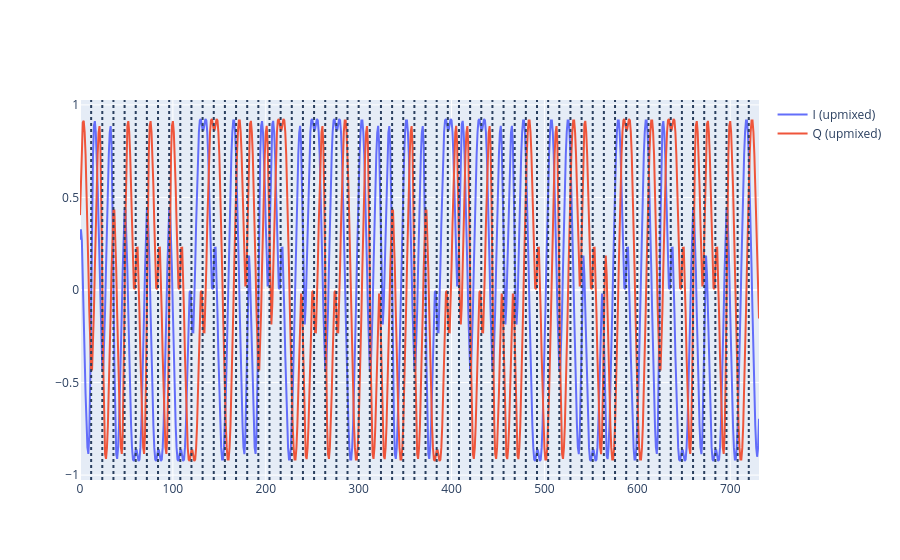

Notebook code cell kept with this figure:
### Code cell
# Pulse shape our mixed waveform to make smoother color transitions
pulse_filter = windows.blackmanharris(FPS // 2)
pulse_filter /= np.trapz(pulse_filter)
shaped = np.convolve(upmixed, pulse_filter, mode="same")

# Plot our finished QPSK signal that has been upmixed and pulse shaped.
fig = go.Figure()

fig.add_scatter(
    x=np.linspace(0, shaped.size, shaped.size, endpoint=False),
    y=shaped.real,
    name="I (upmixed)",
)

fig.add_scatter(
    x=np.linspace(0, shaped.size, shaped.size, endpoint=False),
    y=shaped.imag,
    name="Q (upmixed)",
)

# Add a dotted line between each symbol
for i in range(SAMPLES_PER_SYMBOL, upmixed.size, SAMPLES_PER_SYMBOL):
    fig.add_vline(i, line=go.layout.shape.Line(dash="dot"))

fig.show()

### Figure 1 — Plotly figure (JSON) as saved in the notebook; plotly's stock layout.template omitted (floating-point values rounded to 4 significant figures; data arrays with more than 128 entries replaced by an {"elided": "..."} marker saying what was removed)
{"data": [{"name": "I (upmixed)", "type": "scatter", "x": {"elided": "732 float values"}, "y": {"elided": "732 float values"}}, {"name": "Q (upmixed)", "type": "scatter", "x": {"elided": "732 float values"}, "y": {"elided": "732 float values"}}], "layout": {"shapes": [{"line": {"dash": "dot"}, "type": "line", "x0": 12, "x1": 12, "xref": "x", "y0": 0, "y1": 1, "yref": "y domain"}, {"line": {"dash": "dot"}, "type": "line", "x0": 24, "x1": 24, "xref": "x", "y0": 0, "y1": 1, "yref": "y domain"}, {"line": {"dash": "dot"}, "type": "line", "x0": 36, "x1": 36, "xref": "x", "y0": 0, "y1": 1, "yref": "y domain"}, {"line": {"dash": "dot"}, "type": "line", "x0": 48, "x1": 48, "xref": "x", "y0": 0, "y1": 1, "yref": "y domain"}, {"line": {"dash": "dot"}, "type": "line", "x0": 60, "x1": 60, "xref": "x", "y0": 0, "y1": 1, "yref": "y domain"}, {"line": {"dash": "dot"}, "type": "line", "x0": 72, "x1": 72, "xref": "x", "y0": 0, "y1": 1, "yref": "y domain"}, {"line": {"dash": "dot"}, "type": "line", "x0": 84, "x1": 84, "xref": "x", "y0": 0, "y1": 1, "yref": "y domain"}, {"line": {"dash": "dot"}, "type": "line", "x0": 96, "x1": 96, "xref": "x", "y0": 0, "y1": 1, "yref": "y domain"}, {"line": {"dash": "dot"}, "type": "line", "x0": 108, "x1": 108, "xref": "x", "y0": 0, "y1": 1, "yref": "y domain"}, {"line": {"dash": "dot"}, "type": "line", "x0": 120, "x1": 120, "xref": "x", "y0": 0, "y1": 1, "yref": "y domain"}, {"line": {"dash": "dot"}, "type": "line", "x0": 132, "x1": 132, "xref": "x", "y0": 0, "y1": 1, "yref": "y domain"}, {"line": {"dash": "dot"}, "type": "line", "x0": 144, "x1": 144, "xref": "x", "y0": 0, "y1": 1, "yref": "y domain"}, {"line": {"dash": "dot"}, "type": "line", "x0": 156, "x1": 156, "xref": "x", "y0": 0, "y1": 1, "yref": "y domain"}, {"line": {"dash": "dot"}, "type": "line", "x0": 168, "x1": 168, "xref": "x", "y0": 0, "y1": 1, "yref": "y domain"}, {"line": {"dash": "dot"}, "type": "line", "x0": 180, "x1": 180, "xref": "x", "y0": 0, "y1": 1, "yref": "y domain"}, {"line": {"dash": "dot"}, "type": "line", "x0": 192, "x1": 192, "xref": "x", "y0": 0, "y1": 1, "yref": "y domain"}, {"line": {"dash": "dot"}, "type": "line", "x0": 204, "x1": 204, "xref": "x", "y0": 0, "y1": 1, "yref": "y domain"}, {"line": {"dash": "dot"}, "type": "line", "x0": 216, "x1": 216, "xref": "x", "y0": 0, "y1": 1, "yref": "y domain"}, {"line": {"dash": "dot"}, "type": "line", "x0": 228, "x1": 228, "xref": "x", "y0": 0, "y1": 1, "yref": "y domain"}, {"line": {"dash": "dot"}, "type": "line", "x0": 240, "x1": 240, "xref": "x", "y0": 0, "y1": 1, "yref": "y domain"}, {"line": {"dash": "dot"}, "type": "line", "x0": 252, "x1": 252, "xref": "x", "y0": 0, "y1": 1, "yref": "y domain"}, {"line": {"dash": "dot"}, "type": "line", "x0": 264, "x1": 264, "xref": "x", "y0": 0, "y1": 1, "yref": "y domain"}, {"line": {"dash": "dot"}, "type": "line", "x0": 276, "x1": 276, "xref": "x", "y0": 0, "y1": 1, "yref": "y domain"}, {"line": {"dash": "dot"}, "type": "line", "x0": 288, "x1": 288, "xref": "x", "y0": 0, "y1": 1, "yref": "y domain"}, {"line": {"dash": "dot"}, "type": "line", "x0": 300, "x1": 300, "xref": "x", "y0": 0, "y1": 1, "yref": "y domain"}, {"line": {"dash": "dot"}, "type": "line", "x0": 312, "x1": 312, "xref": "x", "y0": 0, "y1": 1, "yref": "y domain"}, {"line": {"dash": "dot"}, "type": "line", "x0": 324, "x1": 324, "xref": "x", "y0": 0, "y1": 1, "yref": "y domain"}, {"line": {"dash": "dot"}, "type": "line", "x0": 336, "x1": 336, "xref": "x", "y0": 0, "y1": 1, "yref": "y domain"}, {"line": {"dash": "dot"}, "type": "line", "x0": 348, "x1": 348, "xref": "x", "y0": 0, "y1": 1, "yref": "y domain"}, {"line": {"dash": "dot"}, "type": "line", "x0": 360, "x1": 360, "xref": "x", "y0": 0, "y1": 1, "yref": "y domain"}, {"line": {"dash": "dot"}, "type": "line", "x0": 372, "x1": 372, "xref": "x", "y0": 0, "y1": 1, "yref": "y domain"}, {"line": {"dash": "dot"}, "type": "line", "x0": 384, "x1": 384, "xref": "x", "y0": 0, "y1": 1, "yref": "y domain"}, {"line": {"dash": "dot"}, "type": "line", "x0": 396, "x1": 396, "xref": "x", "y0": 0, "y1": 1, "yref": "y domain"}, {"line": {"dash": "dot"}, "type": "line", "x0": 408, "x1": 408, "xref": "x", "y0": 0, "y1": 1, "yref": "y domain"}, {"line": {"dash": "dot"}, "type": "line", "x0": 420, "x1": 420, "xref": "x", "y0": 0, "y1": 1, "yref": "y domain"}, {"line": {"dash": "dot"}, "type": "line", "x0": 432, "x1": 432, "xref": "x", "y0": 0, "y1": 1, "yref": "y domain"}, {"line": {"dash": "dot"}, "type": "line", "x0": 444, "x1": 444, "xref": "x", "y0": 0, "y1": 1, "yref": "y domain"}, {"line": {"dash": "dot"}, "type": "line", "x0": 456, "x1": 456, "xref": "x", "y0": 0, "y1": 1, "yref": "y domain"}, {"line": {"dash": "dot"}, "type": "line", "x0": 468, "x1": 468, "xref": "x", "y0": 0, "y1": 1, "yref": "y domain"}, {"line": {"dash": "dot"}, "type": "line", "x0": 480, "x1": 480, "xref": "x", "y0": 0, "y1": 1, "yref": "y domain"}, {"line": {"dash": "dot"}, "type": "line", "x0": 492, "x1": 492, "xref": "x", "y0": 0, "y1": 1, "yref": "y domain"}, {"line": {"dash": "dot"}, "type": "line", "x0": 504, "x1": 504, "xref": "x", "y0": 0, "y1": 1, "yref": "y domain"}, {"line": {"dash": "dot"}, "type": "line", "x0": 516, "x1": 516, "xref": "x", "y0": 0, "y1": 1, "yref": "y domain"}, {"line": {"dash": "dot"}, "type": "line", "x0": 528, "x1": 528, "xref": "x", "y0": 0, "y1": 1, "yref": "y domain"}, {"line": {"dash": "dot"}, "type": "line", "x0": 540, "x1": 540, "xref": "x", "y0": 0, "y1": 1, "yref": "y domain"}, {"line": {"dash": "dot"}, "type": "line", "x0": 552, "x1": 552, "xref": "x", "y0": 0, "y1": 1, "yref": "y domain"}, {"line": {"dash": "dot"}, "type": "line", "x0": 564, "x1": 564, "xref": "x", "y0": 0, "y1": 1, "yref": "y domain"}, {"line": {"dash": "dot"}, "type": "line", "x0": 576, "x1": 576, "xref": "x", "y0": 0, "y1": 1, "yref": "y domain"}, {"line": {"dash": "dot"}, "type": "line", "x0": 588, "x1": 588, "xref": "x", "y0": 0, "y1": 1, "yref": "y domain"}, {"line": {"dash": "dot"}, "type": "line", "x0": 600, "x1": 600, "xref": "x", "y0": 0, "y1": 1, "yref": "y domain"}, {"line": {"dash": "dot"}, "type": "line", "x0": 612, "x1": 612, "xref": "x", "y0": 0, "y1": 1, "yref": "y domain"}, {"line": {"dash": "dot"}, "type": "line", "x0": 624, "x1": 624, "xref": "x", "y0": 0, "y1": 1, "yref": "y domain"}, {"line": {"dash": "dot"}, "type": "line", "x0": 636, "x1": 636, "xref": "x", "y0": 0, "y1": 1, "yref": "y domain"}, {"line": {"dash": "dot"}, "type": "line", "x0": 648, "x1": 648, "xref": "x", "y0": 0, "y1": 1, "yref": "y domain"}, {"line": {"dash": "dot"}, "type": "line", "x0": 660, "x1": 660, "xref": "x", "y0": 0, "y1": 1, "yref": "y domain"}, {"line": {"dash": "dot"}, "type": "line", "x0": 672, "x1": 672, "xref": "x", "y0": 0, "y1": 1, "yref": "y domain"}, {"line": {"dash": "dot"}, "type": "line", "x0": 684, "x1": 684, "xref": "x", "y0": 0, "y1": 1, "yref": "y domain"}, {"line": {"dash": "dot"}, "type": "line", "x0": 696, "x1": 696, "xref": "x", "y0": 0, "y1": 1, "yref": "y domain"}, {"line": {"dash": "dot"}, "type": "line", "x0": 708, "x1": 708, "xref": "x", "y0": 0, "y1": 1, "yref": "y domain"}, {"line": {"dash": "dot"}, "type": "line", "x0": 720, "x1": 720, "xref": "x", "y0": 0, "y1": 1, "yref": "y domain"}]}}
